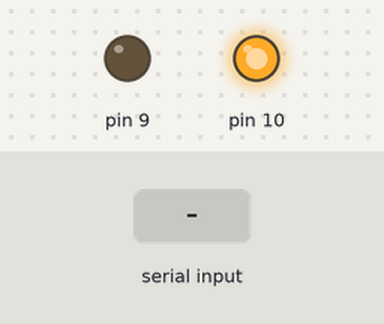
The sketch below on a simulated Arduino Uno, built with avr-gcc and run on an emulated ATmega328P. On the bench: output pins drawn as LEDs (lit = HIGH). The test bench sets the inputs (shaded band).

Above: at 1.2 s.
1.3 s: "l" received over Serial
At 1.7 s:
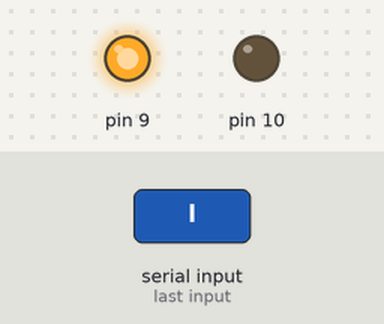
2.8 s: "d" received over Serial
At 4.0 s:
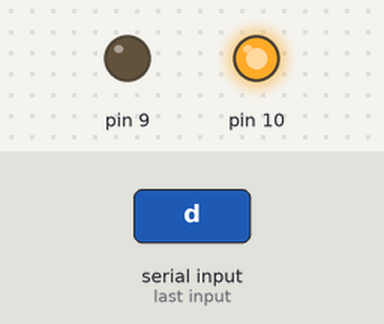
Timing chart, 0 to 5.8 s (numbered marks = the images above; inputs shaded):
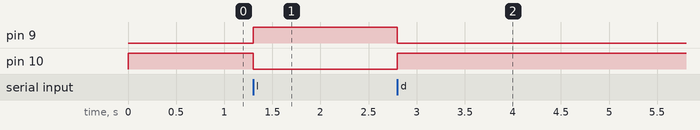

The sketch:

switch_led.ino
```cpp
void setup() {
  // put your setup code here, to run once:
  Serial.begin(9600);
  pinMode(10, OUTPUT);
  pinMode(9, OUTPUT);
  digitalWrite(10, HIGH);
}

void loop() {
  // put your main code here, to run repeatedly:
  char info = Serial.read();

  if (info == 'l') {
    digitalWrite(10, LOW);
    digitalWrite(9, HIGH);
  };

  if (info == 'd') {
    digitalWrite(10, HIGH);
    digitalWrite(9, LOW);
  };
}
```

Measured:
- after the input at 1.3 s, pin 9: LOW → HIGH at once; pin 10: HIGH → LOW at once
- after the input at 2.8 s, pin 9: HIGH → LOW at once; pin 10: LOW → HIGH at once
